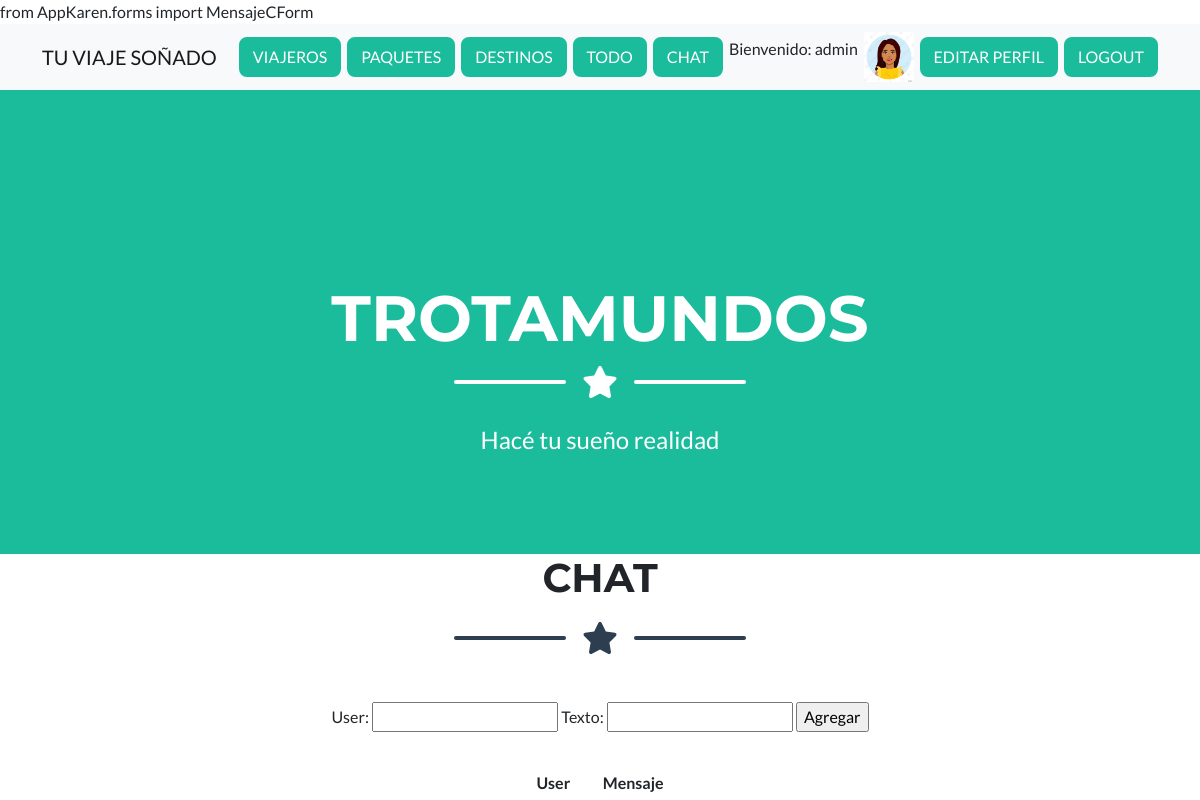
Before: /AppKaren/chat/ (signed in) with the older database file.
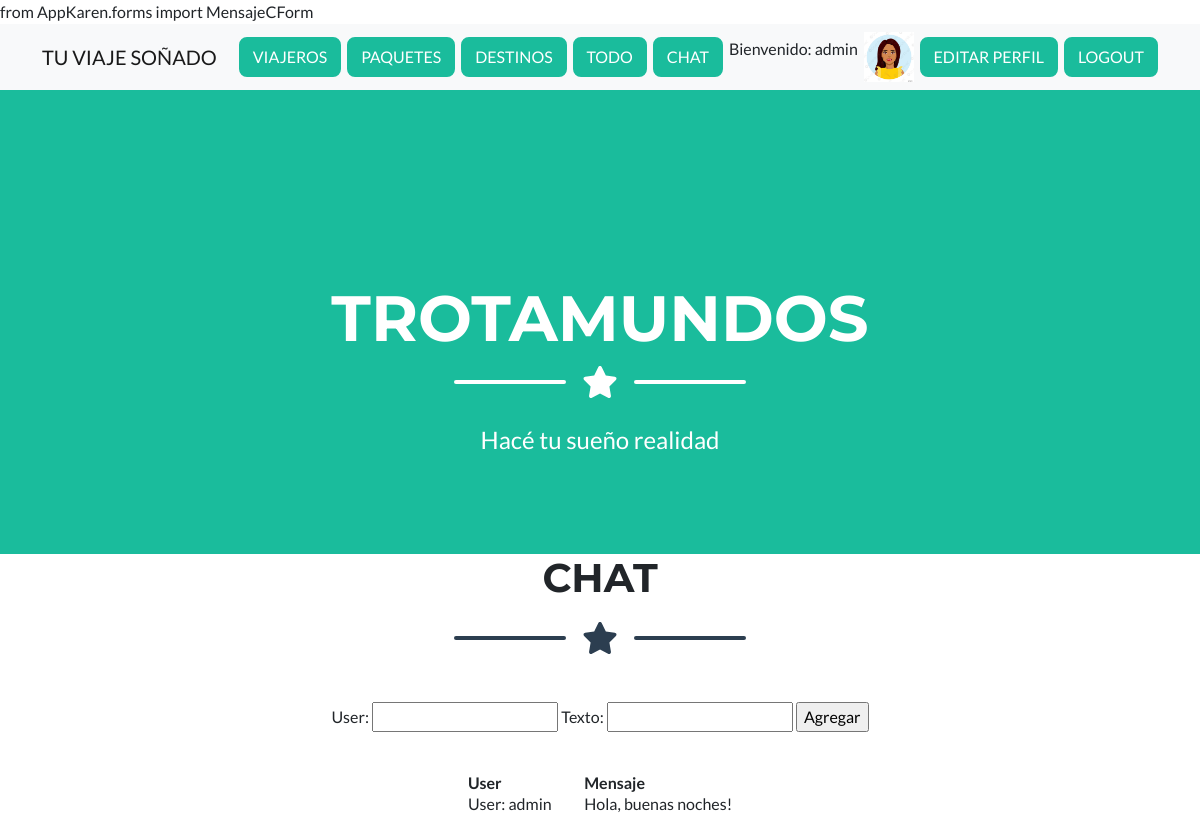
After: the same page with the newer database file.
### AppKaren/models.py (models this page shows, shortened)
class Mensaje(models.Model):
    user= models.CharField(max_length=50)
    texto= models.CharField(max_length=150)

### AppKaren/views.py (the view)
# urls.py: path('chat/', chat, name="chat")
@login_required
def chat(request):
    if request.method =="POST":
        form = MensajeCForm(request.POST)
        if form.is_valid():
            mensaje = Mensaje()
            mensaje.user = form.cleaned_data["user"]
            mensaje.texto = form.cleaned_data["texto"]
            mensaje.save()
            form = MensajeCForm()
    else:
        form = MensajeCForm()
    mensajes = Mensaje.objects.all()
    avatar= Avatar.objects.filter(user=request.user.id)[0].imagen.url
    return render(request, "AppKaren/chat.html", {"mensajes": mensajes, "form": form, "avatar":avatar})

### AppKaren/forms.py
class MensajeCForm(forms.Form):
    user= forms.CharField(max_length=50)
    texto= forms.CharField(max_length=150)

### AppKaren/templates/AppKaren/chat.html (shortened to what this page needs)
{% extends "AppKaren/padre.html" %}
{% load static %}
    {% block contenido_que_cambia %}
    <center><h1>CHAT</h1></center>
        <div class="divider-custom">
            <div class="divider-custom-line"></div>
            <div class="divider-custom-icon"><i class="fas fa-star"></i></div>
            <div class="divider-custom-line"></div>
        </div> <br>
        <center><form action="" method="post">
            {{form}}
            <input type="submit" value="Agregar">
        </form></center>
        <br>
        <center><table>
            <thead>
                <th>User </th>
                <td>&nbsp;</td>
                <td>&nbsp;</td>
                <td>&nbsp;</td>
                <td>&nbsp;</td>
                <td>&nbsp;</td>
                <td>&nbsp;</td>
                <th>Mensaje </th>
            </thead>
            <tbody>
                {% for mensaje in mensajes %}
                <tr>
                    <td>
                    User: {{mensaje.user}}
                    </td>
                <td>&nbsp;</td>
                <td>&nbsp;</td>
                <td>&nbsp;</td>
                <td>&nbsp;</td>
                <td>&nbsp;</td>
                <td>&nbsp;</td>
                    <td>
                    {{mensaje.texto}}
                    </td>
                </tr>
                {% endfor %}
{% endblock %}

Changed rows visible on the page:
added Mensaje: user "admin", texto "Hola, buenas noches!"
